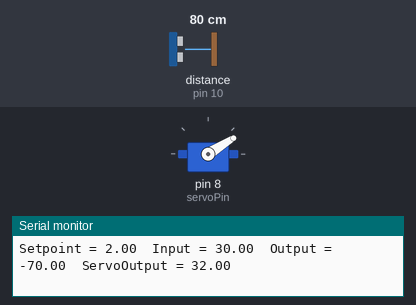
This sketch was run on a simulated Arduino Uno, built with avr-gcc and run on an emulated ATmega328P. Parts: servo, the last lines printed to the serial monitor. Wiring (inferred from the names in the program): ultrasonic range finder: trigger pin 10; echo pin 10. Inputs (shaded band) come from the test bench; at power-on: distance to the obstacle (sensor on pin 10) 80 cm. The echo pulse lasts 58.3 µs per cm.

Above: at 1.2 s.
1.3 s: distance to the obstacle (sensor on pin 10) set to 18 cm
At 2.9 s:
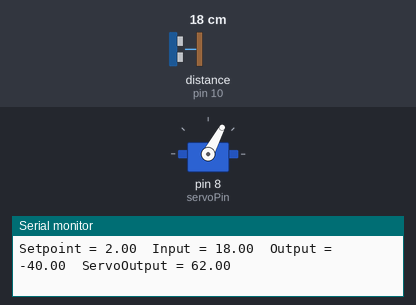
3.3 s: distance to the obstacle (sensor on pin 10) set to 2 cm
At 4.5 s:
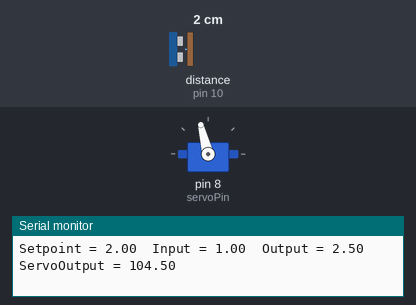
5.0 s: distance to the obstacle (sensor on pin 10) set to 4 cm
At 5.21 s:
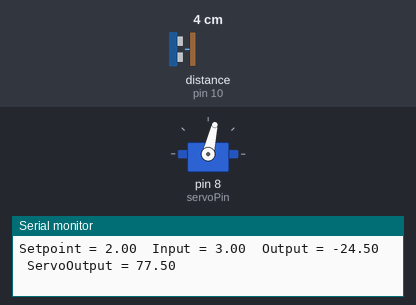
6.7 s: distance to the obstacle (sensor on pin 10) set to 2 cm
At 6.91 s:
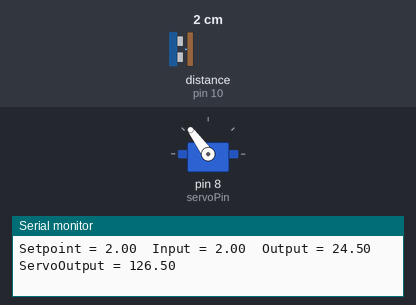
Timing chart, 0 to 9.4 s (numbered marks = the images above; inputs shaded):
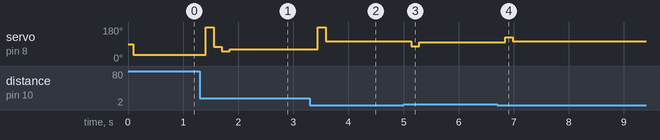

Measured:
- after the input at 1.3 s, servo on pin 8 (servoPin): 32° → 180° after 0.11 s, → 75° 0.15 s later, → 51° 0.15 s later, → 62° 0.15 s later
- after the input at 3.3 s, servo on pin 8 (servoPin): 62° → 180° after 0.14 s, → 104° 0.14 s later
- after the input at 5.0 s, servo on pin 8 (servoPin): 104° → 77° after 0.14 s, → 99° 0.14 s later
- after the input at 6.7 s, servo on pin 8 (servoPin): 99° → 126° after 0.14 s, → 104° 0.14 s later

The sketch:

BallBeamArduinoCode.ino
```cpp
/* The code is available on the net on http://howtomechatronics.com/tutorials/arduino/ultrasonic-sensor-hc-sr04/
Some modifications may be needed, like experimenting how the servo motor positions itself.
The accuracy of the Ultrasonic distance finder etc.
*/
#include<Servo.h>
#include<PID_v1.h>


const int servoPin = 8;                                               //Servo Pin

float Kp = 2.5;                                                    //Initial Proportional Gain
float Ki = 0;                                                      //Initial Integral Gain
float Kd = 1.1;                                                    //Intitial Derivative Gain
double Setpoint, Input, Output, ServoOutput;


PID myPID(&Input, &Output, &Setpoint, Kp, Ki, Kd, DIRECT);           //Initialize PID object, which is in the class PID.

Servo myServo;
void setup() {

  Serial.begin(9600);                                                //Begin Serial
  myServo.attach(servoPin);                                          //Attach Servo

  Input = readPosition();                                            //Calls function readPosition() and sets the balls
                                                                     //  position as the input to the PID algorithm
  myPID.SetMode(AUTOMATIC);                                          //Set PID object myPID to AUTOMATIC
  myPID.SetOutputLimits(-80,80);                                     //Set Output limits to -80 and 80 degrees.
}

void loop()
{
  Setpoint = 2;
  Input = readPosition();

  myPID.Compute();                                                   //computes Output in range of -80 to 80 degrees

  ServoOutput=102+Output ; // 102 degrees is my horizontal

  Serial.print("Setpoint = ");
  Serial.print (Setpoint);

  Serial.print("  Input = ");
  Serial.print (Input);

  Serial.print ( "  Output = " );
  Serial.print ( Output );

  Serial.print ( "  ServoOutput = ");
  Serial.println ( ServoOutput );
  myServo.write(ServoOutput);                                        //Writes value of Output to servo
}


float readPosition() {
  delay(40);                                                            //Don't set too low or echos will run into eachother.

  const int pingPin = 10;

  long duration, cm;
  unsigned long now = millis();
  pinMode(pingPin, OUTPUT);
  digitalWrite(pingPin, LOW);
  delayMicroseconds(2);
  digitalWrite(pingPin, HIGH);
  delayMicroseconds(5);
  digitalWrite(pingPin, LOW);


  pinMode(pingPin, INPUT);
  duration = pulseIn(pingPin, HIGH);

  cm = duration/(29*2);

  if(cm > 30)     // 30 cm is the maximum position for the ball
  {cm=30;}

  //  Serial.println(cm);

  return cm;                                          //Returns distance value.
}
```
